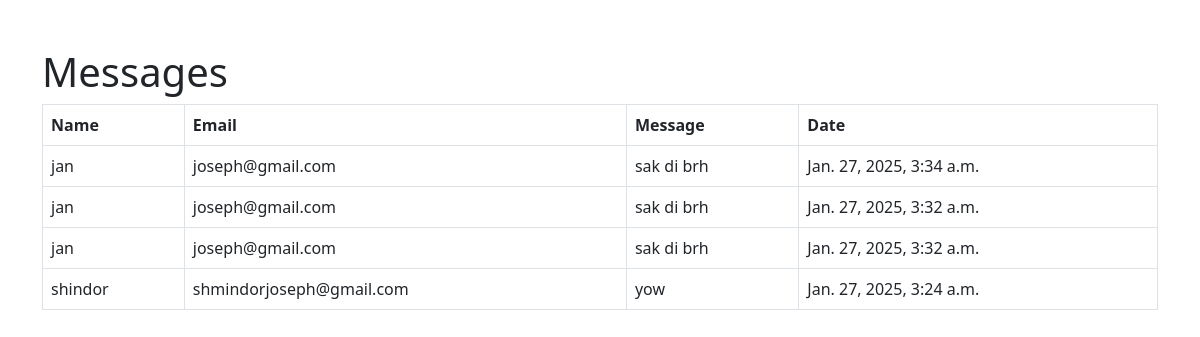
Screenshot of /messages/ with the database file from the repository.
### port_folio/models.py (models this page shows, shortened)
class Message(models.Model):
    name = models.CharField(max_length=100)
    email = models.EmailField()
    content = models.TextField()
    created_at = models.DateTimeField(auto_now_add=True)

### port_folio/views.py (the view)
# urls.py: path('messages/', message_list_view, name='message_list'),
def message_list_view(request):
    messages = Message.objects.all().order_by('-created_at')
    return render(request, 'port_folio/message_list.html', {'messages': messages})

### port_folio/templates/port_folio/message_list.html (shortened to what this page needs)
<!DOCTYPE html>
<html lang="en">
<head>
    <link href="https://cdn.jsdelivr.net/npm/bootstrap@5.3.0/dist/css/bootstrap.min.css" rel="stylesheet">
</head>
<body>
    <div class="container mt-5">
        <h1>Messages</h1>
        <table class="table table-bordered">
            <thead>
                <tr>
                    <th>Name</th>
                    <th>Email</th>
                    <th>Message</th>
                    <th>Date</th>
                </tr>
            </thead>
            <tbody>
                {% for message in messages %}
                <tr>
                    <td>{{ message.name }}</td>
                    <td>{{ message.email }}</td>
                    <td>{{ message.content }}</td>
                    <td>{{ message.created_at }}</td>
                </tr>
                {% endfor %}
            </tbody>
        </table>
    </div>
</body>
</html>

### rows the page displays
Message: name "jan", email "joseph@gmail.com", content "sak di brh", created_at "Jan. 27, 2025, 3:34 a.m."
Message: name "jan", email "joseph@gmail.com", content "sak di brh", created_at "Jan. 27, 2025, 3:32 a.m."
Message: name "jan", email "joseph@gmail.com", content "sak di brh", created_at "Jan. 27, 2025, 3:32 a.m."
Message: name "shindor", email "shmindorjoseph@gmail.com", content "yow", created_at "Jan. 27, 2025, 3:24 a.m."
